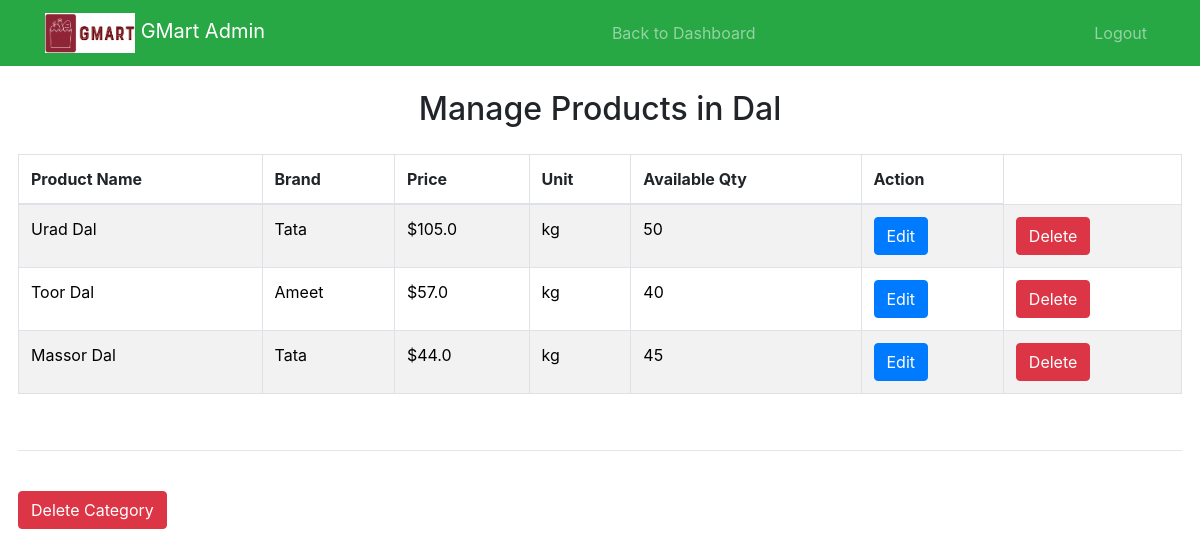
Screenshot of /admin/manage_category/6 with the database file from the repository.
### tables this page shows
CREATE TABLE categories (
    id INTEGER PRIMARY KEY AUTOINCREMENT,
    name TEXT UNIQUE
);

CREATE TABLE products (
    id INTEGER PRIMARY KEY AUTOINCREMENT,
    product_name TEXT,
    category_id INTEGER,
    available_quantity INTEGER,
    unit TEXT,
    brand_name TEXT,
    price REAL,
    FOREIGN KEY (category_id) REFERENCES categories (id)
);

### app.py (the view, shortened to what this page needs)
@app.route('/admin/manage_category/<int:category_id>', methods=['GET', 'POST'])
def admin_manage_category(category_id):
    products = get_products_by_category(category_id)
    category_name = get_category_name(category_id)
    return render_template('admin_manage_category.html', category_id=category_id, category_name=category_name, products=products)

### app.py (called while the page is built)
def get_products_by_category(category_id):
    try:
        connection = get_db_connection2()
        cursor = connection.cursor()
        query = "SELECT id, product_name, brand_name , price ,unit ,available_quantity FROM products WHERE category_id = ?"
        cursor.execute(query, (category_id,))
        products = cursor.fetchall()
        connection.close()
        return products
    except sqlite3.Error as e:
        print("Error fetching products:", e)
        return []

def get_category_name(category_id):
    try:
        connection = get_db_connection2()
        cursor = connection.cursor()
        query = "SELECT name FROM categories WHERE id = ?"
        cursor.execute(query, (category_id,))
        category = cursor.fetchone()
        connection.close()
        return category[0] if category else "Unknown Category"
    except sqlite3.Error as e:
        print("Error fetching category name:", e)
        return "Unknown Category"

def get_db_connection2():
    return sqlite3.connect(DATABASE)

### templates/admin_manage_category.html (shortened to what this page needs)
<!DOCTYPE html>
<html lang="en">
<head>
    <link rel="stylesheet" href="https://stackpath.bootstrapcdn.com/bootstrap/4.5.2/css/bootstrap.min.css">
</head>
<body>
{% block content %}
<nav class="navbar navbar-expand-lg navbar-dark bg-success">
  <div class="container">
      <a class="navbar-brand" href="#">
          <img src="{{ url_for('static', filename='images/logo.png') }}" alt="GMart Logo" width="90" height="40">
          GMart Admin
      </a>
      <ul class="navbar-nav ml-auto">
          <li class="nav-item">
              <a class="nav-link" href="{{ url_for('admin_dashboard') }}">Back to Dashboard</a>
          </li>
      </ul>
      <ul class="navbar-nav ml-auto">
          <li class="nav-item">
              <a class="nav-link" href="{{ url_for('admin_logout') }}">Logout</a>
          </li>
      </ul>
  </div>
</nav>
<br>
  <h2 class="text-center">Manage Products in {{ category_name }}</h2>
  <div style="padding: 1.5%;">
  <form method="post">
    <div class="product-list">
      <table class="table table-bordered table-striped">
        <thead>
          <tr>
            <th>Product Name</th>
            <th>Brand</th>
            <th>Price</th>
            <th>Unit</th>
            <th>Available Qty</th>
            <th>Action</th>
          </tr>
        </thead>
        <tbody>
          {% for product in products %}
            <tr>
              <td>{{ product[1] }}</td>
              <td>{{ product[2] }}</td>
              <td>${{ product[3] }}</td>
              <td>{{ product[4] }}</td>
              <td>{{ product[5] }}</td>
              <td>
                <a href="{{ url_for('edit_product', product_id=product[0]) }}" class="btn btn-primary">Edit</a>
              </td>
              <td>
                <button type="submit" name="delete_product" value="{{ product[0] }}" class="btn btn-danger">Delete</button>
              </td>
            </tr>
          {% endfor %}
        </tbody>
      </table>
    </div>
    <br>
<hr>
<br>
    <button type="submit" name="delete_category" class="btn btn-danger">Delete Category</button>
  </form>
  </div>
{% endblock %}
</body>
</html>

### templates/admin_manage_category.html (style rules this page uses)
.table td { color: black; background-color: transparent; }

### rows the page displays
categories: name "Dal"
products: product_name "Urad Dal", brand_name "Tata", price "105.0", unit "kg", available_quantity "50", {{ product[0] }} 7 (drawn)
products: product_name "Toor Dal", brand_name "Ameet", price "57.0", unit "kg", available_quantity "40", {{ product[0] }} 8 (drawn)
products: product_name "Massor Dal", brand_name "Tata", price "44.0", unit "kg", available_quantity "45", {{ product[0] }} 9 (drawn)
